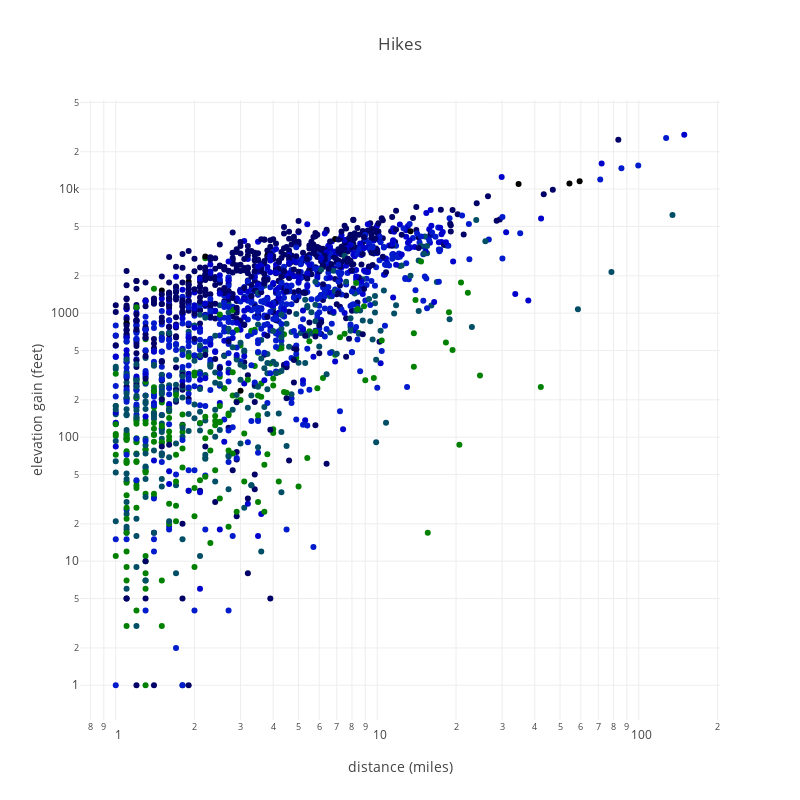

The cell this chart's notebook holds for it:
### Code cell
## plot trail statistics

# define data assignments
data = [dict(
    type = "scatter",
    x = hikes["length"],
    y = hikes["ascent"],
    mode = "markers",
    
    # color markers by hike difficulty
    marker = dict(
        color = hikes["difficulty"].apply(lambda x: {"green": 0, "greenBlue": 1, "blue": 2, "blueBlack": 3, "black": 4, "dblack": 5}[x]),
        colorscale = [[0.0, "green"], [0.5, "blue"], [1.0, "black"]]
    )
)]

# define plot layout
layout = plgo.Layout(
    title = "Hikes",
    autosize = False,
    width = 800,
    height = 800,
    
    # define axis parameters
    xaxis = dict(
        type = "log",
        title = "distance (miles)"
    ),
    
    yaxis = dict(
        type = "log",
        title = "elevation gain (feet)"
    )
)

# show plot
iplot({"data": data, "layout": layout})

### Figure 1 — Plotly figure (JSON) as saved in the notebook; plotly's stock layout.template omitted (floating-point values rounded to 4 significant figures; data arrays with more than 128 entries replaced by an {"elided": "..."} marker saying what was removed)
{"data": [{"marker": {"color": {"elided": "1881 int values"}, "colorscale": [[0, "green"], [0.5, "blue"], [1, "black"]]}, "mode": "markers", "type": "scatter", "uid": "cda72ef1-d1c3-4eda-a6a2-85ce9b840b50", "x": {"elided": "1881 float values"}, "y": {"elided": "1881 int values"}}], "layout": {"autosize": false, "height": 800, "title": {"text": "Hikes"}, "width": 800, "xaxis": {"title": {"text": "distance (miles)"}, "type": "log"}, "yaxis": {"title": {"text": "elevation gain (feet)"}, "type": "log"}}}
